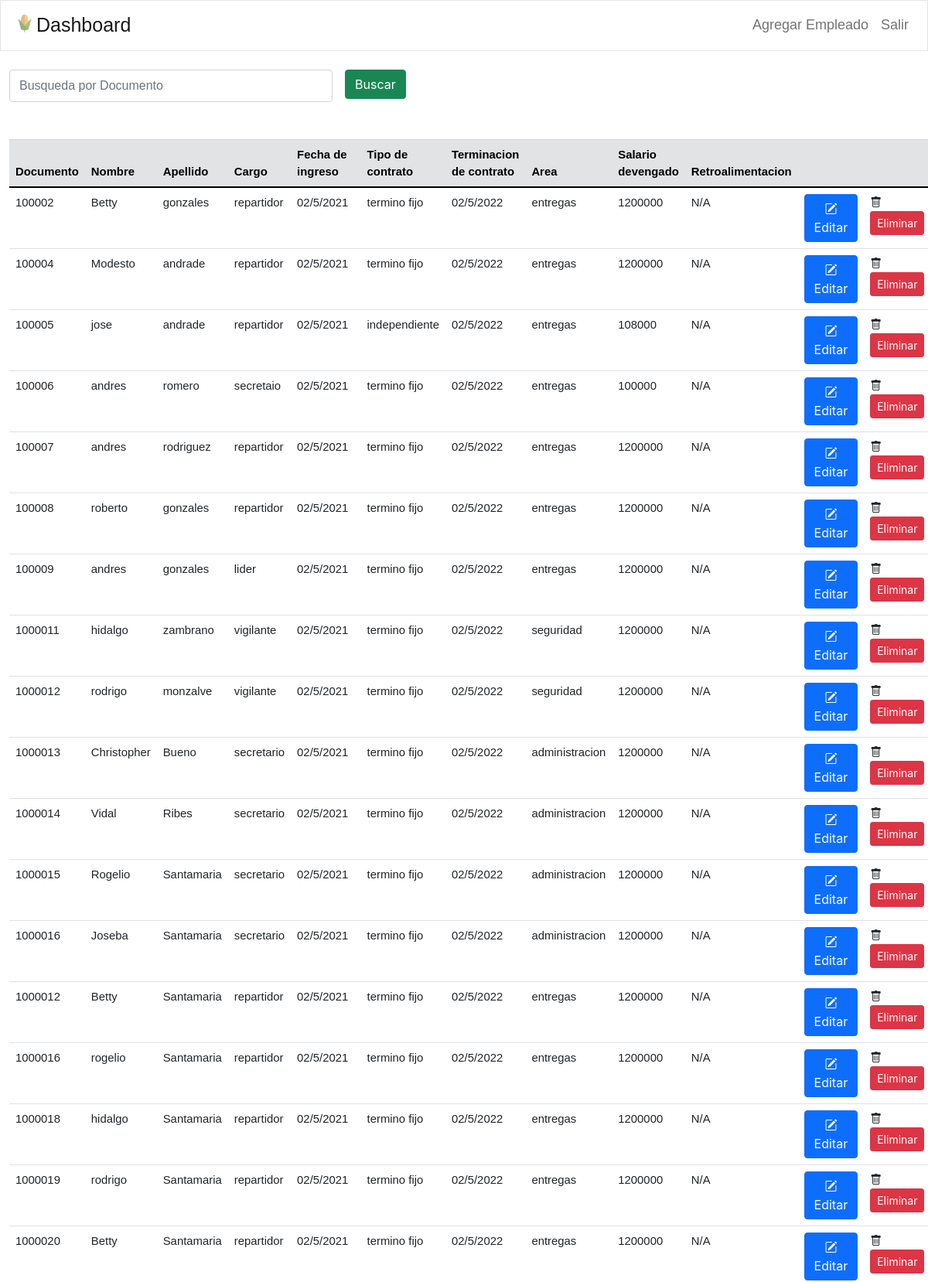
/dashboard (upper part), run on the app's committed database.
### tables this page shows
CREATE TABLE "empleados" (
	"idusuario"	INTEGER NOT NULL,
	"documento"	VARCHAR NOT NULL,
	"nombre"	VARCHAR NOT NULL,
	"apellido"	VARCHAR NOT NULL,
	"edad"	INT NOT NULL,
	"profesion"	VARCHAR NOT NULL,
	"fecingreso"	DATE NOT NULL,
	"fecterminacion"	DATE NOT NULL,
	"tipocontrato"	VARCHAR NOT NULL,
	"salario"	INT NOT NULL,
	"cargo"	VARCHAR NOT NULL,
	"retroalimentacion"	TEXT NOT NULL,
	"puntaje"	INT NOT NULL,
	"area"	TEXT,
	PRIMARY KEY("idusuario" AUTOINCREMENT)
);

### app.py (the view)
@app.route('/dashboard', methods=["GET"])
def dashboard():
    sql = "SELECT * FROM empleados"
    res = ejecutar_sel(sql)
    empleados = obtenerTablaEmpleados(res)
    form = Search()
    return render_template('dashboard.html', data = {"empleados": empleados}, form = form)

### forms.py
class Search(FlaskForm):
    name = TextField('name')
    btn = SubmitField('Buscar')

### app.py (called while the page is built)
def obtenerTablaEmpleados(datos):
    empleados = []
    for row in datos:
        empleado = {
            "documento":    row[1],
            'nombre':       row[2],
            "apellido":     row[3],
            "cargo":        row[10],
            "fecIngreso":   row[6],
            "tipContrato":  row[8],
            "terminacion":  row[7],
            "area":         row[13],
            "salario":      row[9],
            "retro":        row[11],
            "puntaje":      row[12]
        }
        empleados.append(empleado)
    return empleados

### bdatos.py (called while the page is built)
def ejecutar_sel(sql) -> list:
    try:
        with sqlite3.connect(NOM_BD) as con:  # Conectarse a la base de datos
            cur = con.cursor()                # Crea un área intermedia para gestión de los contenidos
            res = cur.execute(sql).fetchall() # Se obtienen los registros devueltos
    except:
        res = None
    return res

### templates/dashboard.html (shortened to what this page needs)
<!doctype html>
    <html lang="es">
    <head>
        <link rel="stylesheet" href="https://bootswatch.com/4/litera/bootstrap.min.css">
        <link href="https://cdn.jsdelivr.net/npm/bootstrap@5.0.2/dist/css/bootstrap.min.css" rel="stylesheet"
>
        <link rel="stylesheet" href="https://cdn.jsdelivr.net/npm/bootstrap-icons@1.5.0/font/bootstrap-icons.css">
        <link rel="stylesheet" type="text/css" href='{{ url_for("static", filename="css/master.css")}}'/>
    </head>
    <body>
        <header class="bg-primary">
            <nav class="navbar navbar-expand-lg navbar-light bg-light" >
                <a class="navbar-brand font-nav" href="/dashboard">
                    <img src="{{ url_for('static', filename='img/favicon.ico') }}" alt="" width="30" height="24" class="d-inline-block align-text-top">Dashboard</a>
                <div class="collapse navbar-collapse">
                    <ul class="navbar-nav ml-auto" style="display: flex; justify-content: end;">
                        <li class="nav-item">
                            <a class="nav-link font-navr up" href="/crear">Agregar Empleado</a>
                        </li>
                        <li class="nav-item">
                            <a class="nav-link font-navr up" href="/login">Salir</a>
                        </li>
                    </ul>
                </div>
            </nav>
        </header>
        <div class="container-fluid">
            <br>
            <div class="dash_background">
                <div class="row">
                    <div class="col-6">
                        <form name='search' id="search" class="row g-3" action="/dashboard" method="POST">
                            <div class="col-auto">
                                <div>{{form.name(class_="form-control", size=40, maxlength=40, placeholder="Busqueda por Documento" )}}</div>
                            </div>
                            <div class="col-auto">
                                {{form.btn(class_="btn btn-success")}}
                            </div>
                        </form>
                    </div>
                </div>
                <table class="table table-hover align-middle ">
                    <br><br>
                    <thead class="align-middle table-secondary">
                        <tr>
                            <th>Documento </th>
                            <th>Nombre </th>
                            <th>Apellido </th>
                            <th>Cargo </th>
                            <th>Fecha de ingreso </th>
                            <th>Tipo de contrato </th>
                            <th>Terminacion de contrato </th>
                            <th>Area </th>
                            <th>Salario devengado </th>
                            <th>Retroalimentacion </th>
                            <th></th>
                            <th></th>
                        </tr>
                    </thead>
                    <tbody>
                        {% for empleado in data.empleados %}
                        <tr>
                            <td> {{ empleado.documento }}</td>
                            <td> {{ empleado.nombre }} </td>
                            <td> {{ empleado.apellido }} </td>
                            <td> {{ empleado.cargo }} </td>
                            <td> {{ empleado.fecIngreso }} </td>
                            <td> {{ empleado.tipContrato }} </td>
                            <td> {{ empleado.terminacion }} </td>
                            <td> {{ empleado.area }} </td>
                            <td> {{ empleado.salario }} </td>
                            <td> {{ empleado.retro }} </td>
                            <td><button type="button" class="btn btn-primary"><i class="bi bi-pencil-square"></i>Editar</button>
                            </td>
                            <td>
                                <form action="{{ url_for('delete', documento_empleado=empleado.documento) }}" method="POST">
                                    <i class="bi bi-trash"></i>
                                    <input type="submit" value="Eliminar"
                                            class="btn btn-danger btn-sm"
                                            onclick="return confirm('¿Seguro que desea eliminar este empleado?')">
                                </form>
                            </td>
                        </tr>
                        {% endfor %}
                    </tbody>
                </table>
            </div>
        </div>
    </body>
</html>

### static/css/master.css (style rules this page uses)
.font-nav { font-size: 25px; }
.font-navr { font-size: 18px; }
body { margin: 0; padding: 0; background-image: url('https://www.trackitagro.com/wp-content/uploads/2021/09/pexels-mark-stebnicki-2749165-scaled.jpg'); background-size: cover; font-family: sans-serif; height: 100vh; }
.dash_background { width: auto; height: auto; background: #fff; border-radius: 15px; }

### data on the page
empleados: documento "100002", nombre "Betty", apellido "gonzales", cargo "repartidor", fecIngreso "02/5/2021", tipContrato "termino fijo", terminacion "02/5/2022", area "entregas", salario "1200000", retro "N/A"
empleados: documento "100004", nombre "Modesto", apellido "andrade", cargo "repartidor", fecIngreso "02/5/2021", tipContrato "termino fijo", terminacion "02/5/2022", area "entregas", salario "1200000", retro "N/A"
empleados: documento "100005", nombre "jose", apellido "andrade", cargo "repartidor", fecIngreso "02/5/2021", tipContrato "independiente", terminacion "02/5/2022", area "entregas", salario "108000", retro "N/A"
empleados: documento "100006", nombre "andres", apellido "romero", cargo "secretaio", fecIngreso "02/5/2021", tipContrato "termino fijo", terminacion "02/5/2022", area "entregas", salario "100000", retro "N/A"
empleados: documento "100007", nombre "andres", apellido "rodriguez", cargo "repartidor", fecIngreso "02/5/2021", tipContrato "termino fijo", terminacion "02/5/2022", area "entregas", salario "1200000", retro "N/A"
empleados: documento "100008", nombre "roberto", apellido "gonzales", cargo "repartidor", fecIngreso "02/5/2021", tipContrato "termino fijo", terminacion "02/5/2022", area "entregas", salario "1200000", retro "N/A"
empleados: documento "100009", nombre "andres", apellido "gonzales", cargo "lider", fecIngreso "02/5/2021", tipContrato "termino fijo", terminacion "02/5/2022", area "entregas", salario "1200000", retro "N/A"
empleados: documento "1000011", nombre "hidalgo", apellido "zambrano", cargo "vigilante", fecIngreso "02/5/2021", tipContrato "termino fijo", terminacion "02/5/2022", area "seguridad", salario "1200000", retro "N/A"
empleados: documento "1000012", nombre "rodrigo", apellido "monzalve", cargo "vigilante", fecIngreso "02/5/2021", tipContrato "termino fijo", terminacion "02/5/2022", area "seguridad", salario "1200000", retro "N/A"
empleados: documento "1000013", nombre "Christopher", apellido "Bueno", cargo "secretario", fecIngreso "02/5/2021", tipContrato "termino fijo", terminacion "02/5/2022", area "administracion", salario "1200000", retro "N/A"
empleados: documento "1000014", nombre "Vidal", apellido "Ribes", cargo "secretario", fecIngreso "02/5/2021", tipContrato "termino fijo", terminacion "02/5/2022", area "administracion", salario "1200000", retro "N/A"
empleados: documento "1000015", nombre "Rogelio", apellido "Santamaria", cargo "secretario", fecIngreso "02/5/2021", tipContrato "termino fijo", terminacion "02/5/2022", area "administracion", salario "1200000", retro "N/A"
empleados: documento "1000016", nombre "Joseba", apellido "Santamaria", cargo "secretario", fecIngreso "02/5/2021", tipContrato "termino fijo", terminacion "02/5/2022", area "administracion", salario "1200000", retro "N/A"
empleados: documento "1000012", nombre "Betty", apellido "Santamaria", cargo "repartidor", fecIngreso "02/5/2021", tipContrato "termino fijo", terminacion "02/5/2022", area "entregas", salario "1200000", retro "N/A"
empleados: documento "1000016", nombre "rogelio", apellido "Santamaria", cargo "repartidor", fecIngreso "02/5/2021", tipContrato "termino fijo", terminacion "02/5/2022", area "entregas", salario "1200000", retro "N/A"
empleados: documento "1000018", nombre "hidalgo", apellido "Santamaria", cargo "repartidor", fecIngreso "02/5/2021", tipContrato "termino fijo", terminacion "02/5/2022", area "entregas", salario "1200000", retro "N/A"
empleados: documento "1000019", nombre "rodrigo", apellido "Santamaria", cargo "repartidor", fecIngreso "02/5/2021", tipContrato "termino fijo", terminacion "02/5/2022", area "entregas", salario "1200000", retro "N/A"
empleados: documento "1000020", nombre "Betty", apellido "Santamaria", cargo "repartidor", fecIngreso "02/5/2021", tipContrato "termino fijo", terminacion "02/5/2022", area "entregas", salario "1200000", retro "N/A"
